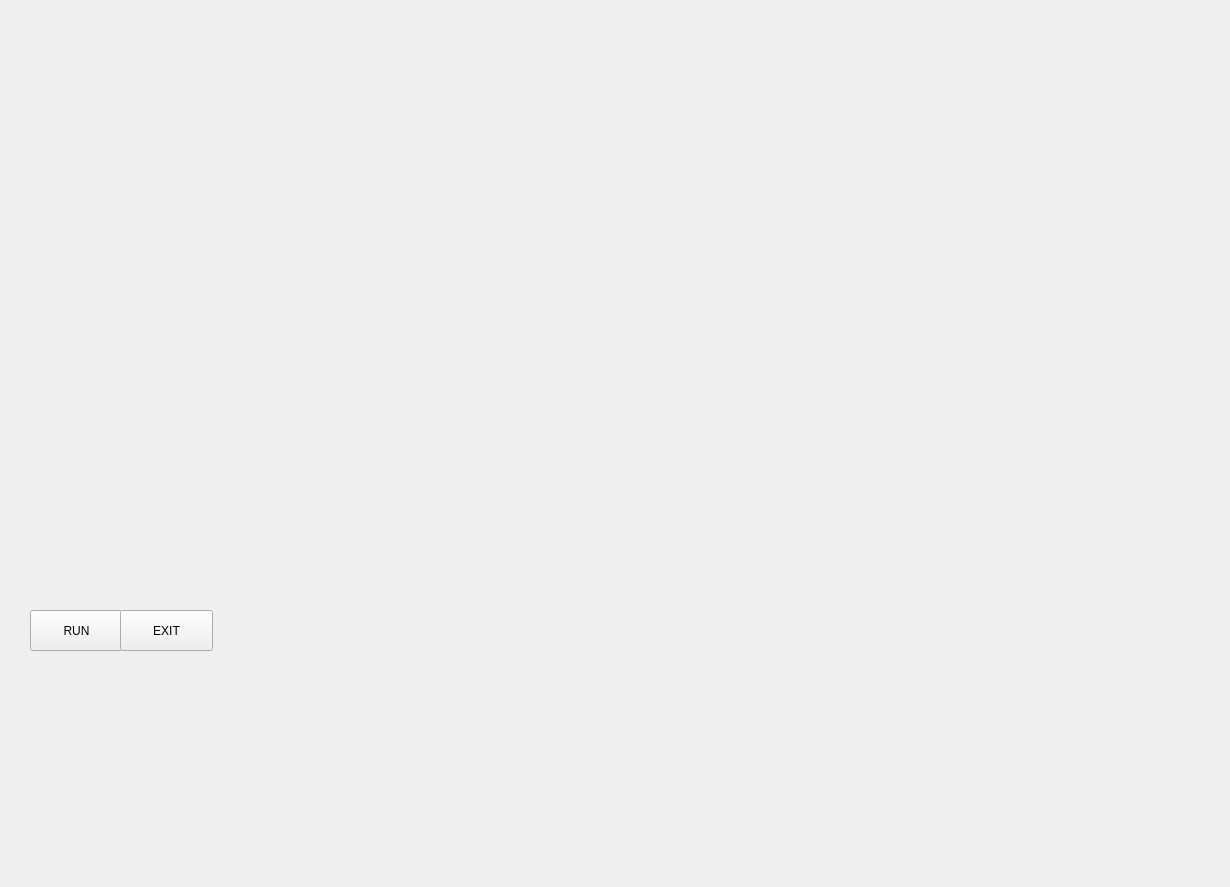
<?xml version="1.0" encoding="UTF-8"?>
<ui version="4.0">
 <class>MainWindow</class>
 <widget class="QMainWindow" name="MainWindow">
  <property name="geometry">
   <rect>
    <x>0</x>
    <y>0</y>
    <width>1230</width>
    <height>887</height>
   </rect>
  </property>
  <property name="windowTitle">
   <string>MainWindow</string>
  </property>
  <widget class="QWidget" name="centralwidget">
   <widget class="QLabel" name="label">
    <property name="geometry">
     <rect>
      <x>-150</x>
      <y>0</y>
      <width>1381</width>
      <height>891</height>
     </rect>
    </property>
    <property name="cursor">
     <cursorShape>ArrowCursor</cursorShape>
    </property>
    <property name="styleSheet">
     <string notr="true">font: 9pt &quot;MS Shell Dlg 2&quot;;</string>
    </property>
    <property name="text">
     <string/>
    </property>
    <property name="pixmap">
     <pixmap>../../../Downloads/iron man.gif</pixmap>
    </property>
   </widget>
   <widget class="QPushButton" name="pushButton">
    <property name="geometry">
     <rect>
      <x>30</x>
      <y>610</y>
      <width>93</width>
      <height>41</height>
     </rect>
    </property>
    <property name="cursor">
     <cursorShape>PointingHandCursor</cursorShape>
    </property>
    <property name="styleSheet">
     <string notr="true">font: 75 11pt &quot;MS Shell Dlg 2&quot;;
font: 12pt &quot;MS Shell Dlg 2&quot;;</string>
    </property>
    <property name="text">
     <string>RUN</string>
    </property>
   </widget>
   <widget class="QPushButton" name="pushButton_2">
    <property name="geometry">
     <rect>
      <x>120</x>
      <y>610</y>
      <width>93</width>
      <height>41</height>
     </rect>
    </property>
    <property name="cursor">
     <cursorShape>PointingHandCursor</cursorShape>
    </property>
    <property name="styleSheet">
     <string notr="true">font: 75 12pt &quot;MS Shell Dlg 2&quot;;</string>
    </property>
    <property name="text">
     <string>EXIT</string>
    </property>
   </widget>
   <widget class="QTextBrowser" name="textBrowser">
    <property name="geometry">
     <rect>
      <x>910</x>
      <y>30</y>
      <width>256</width>
      <height>51</height>
     </rect>
    </property>
    <property name="styleSheet">
     <string notr="true">background:transparent;
border-radius:none;</string>
    </property>
   </widget>
   <widget class="QTextBrowser" name="textBrowser_2">
    <property name="geometry">
     <rect>
      <x>910</x>
      <y>80</y>
      <width>256</width>
      <height>51</height>
     </rect>
    </property>
    <property name="styleSheet">
     <string notr="true">background:transparent;
border-radius:none;</string>
    </property>
   </widget>
   <widget class="QLabel" name="label_2">
    <property name="geometry">
     <rect>
      <x>50</x>
      <y>30</y>
      <width>411</width>
      <height>121</height>
     </rect>
    </property>
    <property name="text">
     <string/>
    </property>
    <property name="pixmap">
     <pixmap>../../../Downloads/Jarvis_Loading_Screen.gif</pixmap>
    </property>
   </widget>
  </widget>
 </widget>
 <resources/>
 <connections/>
</ui>
